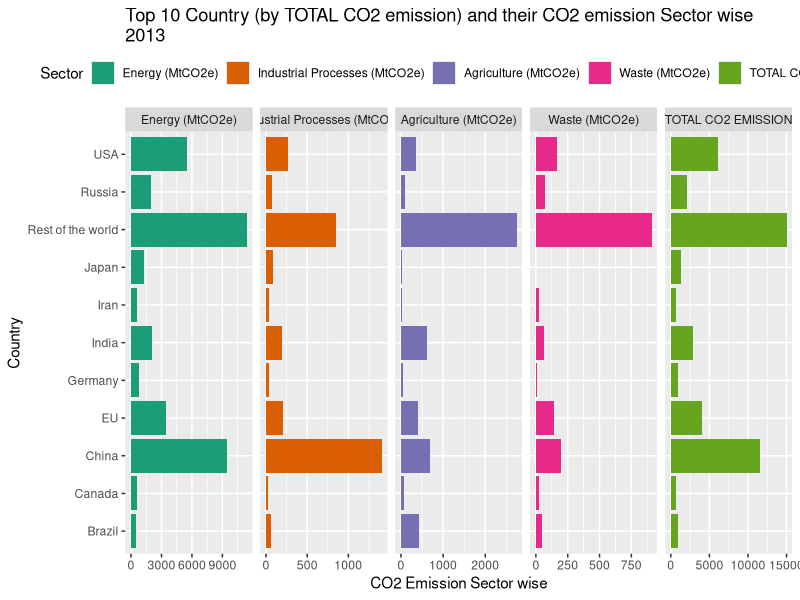

Source code (R):
## ---- chunk 1
# Do not change these settings!
knitr::opts_chunk$set(warning = FALSE, message = FALSE)
## ---- chunk 2
#Importing Packages
#Importing Packages
library(ggplot2)
library(readr)
library(dplyr)
library(tidyr)


#Importing the csv file
co2_df <- read_csv('WorldResourcesInstituteCAIT.csv',skip = 1)

#Renaming few countries names
co2_df$Country[co2_df$Country == "Russian Federation"] <- "Russia"
co2_df$Country[co2_df$Country == 'European Union (28)'] <- 'EU'
co2_df$Country[co2_df$Country == 'United States'] <- 'USA'

#Calculating total Co2 Emission Country wise
co2_df <- co2_df %>% mutate(`TOTAL CO2 EMISSION` = round(rowSums(.[3:5]),2))
co2_df <- co2_df %>% mutate(total = round(rowSums(.[3:5]),2))

#Arranging the countries in the descending order of their co2 emission
co2_df <- co2_df %>% arrange(desc(total))

#removing first row, which is for the entire world
co2_df <- co2_df[-1,]

#Melting the dataframe to have single column of sector and their corresponding values
co2_df_long <- co2_df %>% gather("Sector","Co2_Emission",c("Energy (MtCO2e)","Industrial Processes (MtCO2e)","Agriculture (MtCO2e)","Waste (MtCO2e)","TOTAL CO2 EMISSION"))

#Creating a dataframe for rest of the world
co2_df_rest <- co2_df_long %>% group_by(Sector) %>% top_n(-182,total)

#Creating a dataframe for top 10 countries
co2_df_top10 <- co2_df_long %>% group_by(Sector) %>%  top_n(10, total) %>% select(c('Country','Year','Sector','Co2_Emission'))

#Creating a summary for rest of the world
co2_df_rest <- co2_df_rest %>% group_by(Sector) %>% summarise(Co2_Emission = sum(Co2_Emission))
co2_df_rest$Country = 'Rest of the world'
co2_df_rest$Year = 2013

#Combining the two dataframe
co2_df <- dplyr::bind_rows(co2_df_top10,co2_df_rest)

#Creating an order for levels
co2_df$Sector <- factor(co2_df$Sector,levels = c("Energy (MtCO2e)","Industrial Processes (MtCO2e)","Agriculture (MtCO2e)","Waste (MtCO2e)","TOTAL CO2 EMISSION"))

#Plotting the graph
fig <-ggplot(co2_df,aes(x=Country,y=Co2_Emission, fill=Sector)) +
  geom_bar(position = "stack",stat="identity") +
  facet_grid(.~Sector,scales = 'free') +
  labs(y="CO2 Emission Sector wise",
       title = "Top 10 Country (by TOTAL CO2 emission) and their CO2 emission Sector wise\n2013") +
  scale_fill_brewer(palette = "Dark2") +
  theme(legend.position = "top") +
  coord_flip()

